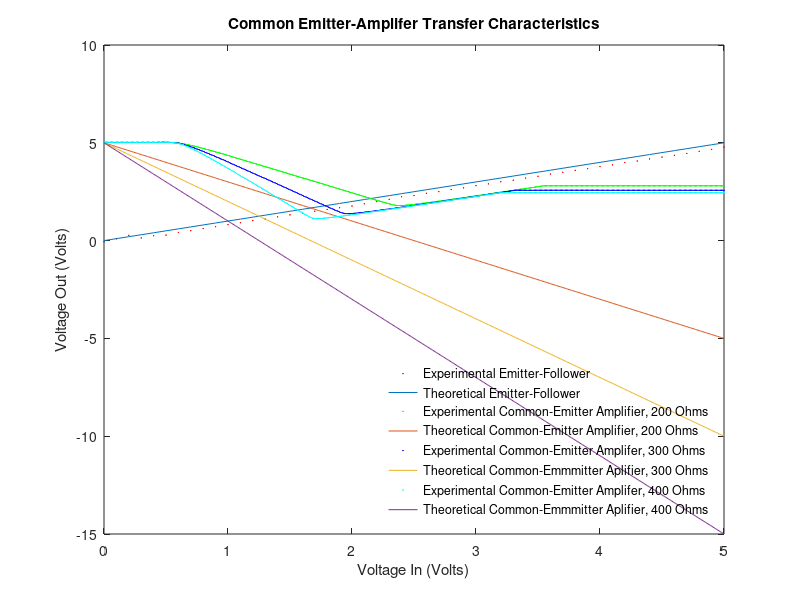

Write the MATLAB code that produced this figure.
clear;
load('collected_data.mat');
% Voltage Transfer Characteristic.
plot(Vin_Exp3, Vout_Exp3, '*r','MarkerSize',0.5);
hold on;
plot(Vin_Exp3, Vin_Exp3);

plot(Vin_Exp4_200, Vout_Exp4_200, '*g','MarkerSize',0.5);
plot(Vin_Exp4_200, 5 + 2.*(-(Vin_Exp4_200)));

plot(Vin_Exp4_300, Vout_Exp4_300, '*b','MarkerSize',0.5);
plot(Vin_Exp4_300, 5 + 3.*(-Vin_Exp4_300));

plot(Vin_Exp4_400, Vout_Exp4_400, '*c','MarkerSize',0.5);
plot(Vin_Exp4_400, 5 + 4.*(-Vin_Exp4_400));

title( "Common Emitter-Amplifer Transfer Characteristics");
ylabel("Voltage Out (Volts)");
xlabel("Voltage In (Volts)");

legend('Experimental Emitter-Follower', 'Theoretical Emitter-Follower', ...
       'Experimental Common-Emitter Amplifier, 200 Ohms', ...
       'Theoretical Common-Emitter Amplifier, 200 Ohms', ...
       'Experimental Common-Emitter Amplifer, 300 Ohms', ...
       'Theoretical Common-Emmmitter Aplifier, 300 Ohms', ...
       'Experimental Common-Emitter Amplifer, 400 Ohms', ...
       'Theoretical Common-Emmmitter Aplifier, 400 Ohms');
legend('boxoff')
legend('Location','southeast')

hold off;